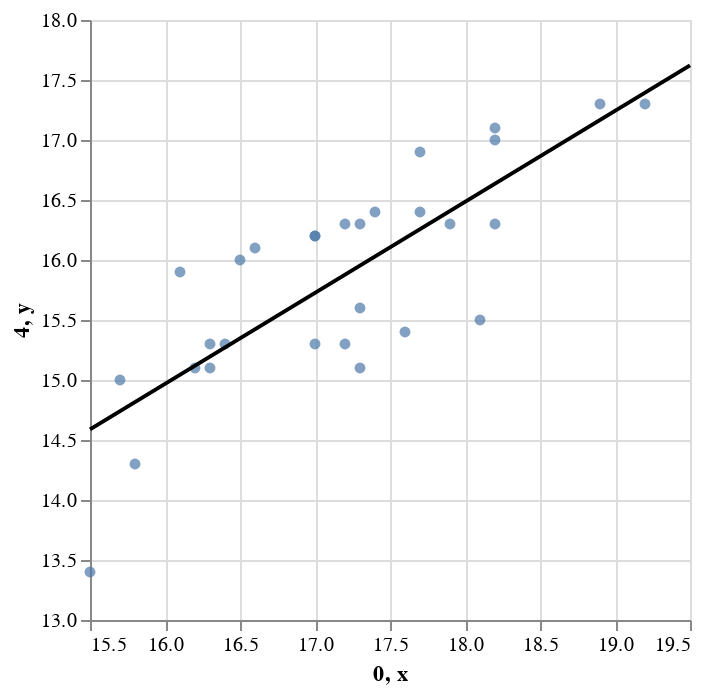

The code cell stored with this chart in its notebook:
### Code cell
data = alt.Chart(morn_df).mark_circle().encode(
    alt.X("0:Q").scale(zero=False), alt.Y("4:Q").scale(zero=False)
)

x = np.arange(start=15.5, step=0.5, stop=20)
source = pl.DataFrame({"x": x}).with_columns(pl.col("x").map_elements(predict_4am, return_dtype=pl.Float64).alias("y"))

source

base = alt.Chart(source).mark_line().encode(
    x="x:Q",
    y="y:Q",
    color=alt.value("black")
)

data + base

### Figure 1 — Vega-Lite specification as saved in the notebook (floating-point values rounded to 4 significant figures)
{"config": {"view": {"continuousWidth": 300, "continuousHeight": 300}}, "layer": [{"data": {"name": "data-2164d5827027c83992f7c3f78b3fd526"}, "mark": {"type": "circle"}, "encoding": {"x": {"field": "0", "scale": {"zero": false}, "type": "quantitative"}, "y": {"field": "4", "scale": {"zero": false}, "type": "quantitative"}}}, {"data": {"name": "data-9235ee272c4b2fadc56906b8a8f476c2"}, "mark": {"type": "line"}, "encoding": {"color": {"value": "black"}, "x": {"field": "x", "type": "quantitative"}, "y": {"field": "y", "type": "quantitative"}}}], "$schema": "https://vega.github.io/schema/vega-lite/v5.20.1.json", "datasets": {"data-2164d5827027c83992f7c3f78b3fd526": [{"date": "2020-07-01T00:00:00", "0": 17.6, "4": 15.4, "deltaT": 2.2}, {"date": "2020-07-02T00:00:00", "0": 15.5, "4": 13.4, "deltaT": 2.1}, {"date": "2020-07-03T00:00:00", "0": 15.8, "4": 14.3, "deltaT": 1.5}, {"date": "2020-07-04T00:00:00", "0": 16.5, "4": 16.0, "deltaT": 0.5}, {"date": "2020-07-05T00:00:00", "0": 19.2, "4": 17.3, "deltaT": 1.9}, {"date": "2020-07-06T00:00:00", "0": 18.1, "4": 15.5, "deltaT": 2.6}, {"date": "2020-07-07T00:00:00", "0": 17.3, "4": 15.1, "deltaT": 2.2}, {"date": "2020-07-08T00:00:00", "0": 17.0, "4": 15.3, "deltaT": 1.7}, {"date": "2020-07-09T00:00:00", "0": 17.2, "4": 15.3, "deltaT": 1.9}, {"date": "2020-07-10T00:00:00", "0": 18.2, "4": 16.3, "deltaT": 1.9}, {"date": "2020-07-11T00:00:00", "0": 18.2, "4": 17.1, "deltaT": 1.1}, {"date": "2020-07-12T00:00:00", "0": 18.9, "4": 17.3, "deltaT": 1.6}, {"date": "2020-07-13T00:00:00", "0": 17.9, "4": 16.3, "deltaT": 1.6}, {"date": "2020-07-14T00:00:00", "0": 15.7, "4": 15.0, "deltaT": 0.7}, {"date": "2020-07-15T00:00:00", "0": 16.2, "4": 15.1, "deltaT": 1.1}, {"date": "2020-07-16T00:00:00", "0": 16.3, "4": 15.1, "deltaT": 1.2}, {"date": "2020-07-17T00:00:00", "0": 16.1, "4": 15.9, "deltaT": 0.2}, {"date": "2020-07-18T00:00:00", "0": 17.7, "4": 16.4, "deltaT": 1.3}, {"date": "2020-07-19T00:00:00", "0": 17.7, "4": 16.9, "deltaT": 0.8}, {"date": "2020-07-20T00:00:00", "0": 17.3, "4": 16.3, "deltaT": 1.0}, {"date": "2020-07-21T00:00:00", "0": 16.6, "4": 16.1, "deltaT": 0.5}, {"date": "2020-07-22T00:00:00", "0": 16.3, "4": 15.3, "deltaT": 1.0}, {"date": "2020-07-23T00:00:00", "0": 17.3, "4": 15.6, "deltaT": 1.7}, {"date": "2020-07-24T00:00:00", "0": 17.2, "4": 16.3, "deltaT": 0.9}, {"date": "2020-07-25T00:00:00", "0": 17.0, "4": 16.2, "deltaT": 0.8}, {"date": "2020-07-26T00:00:00", "0": 18.2, "4": 17.0, "deltaT": 1.2}, {"date": "2020-07-27T00:00:00", "0": 17.4, "4": 16.4, "deltaT": 1.0}, {"date": "2020-07-28T00:00:00", "0": 17.0, "4": 16.2, "deltaT": 0.8}, {"date": "2020-07-29T00:00:00", "0": 16.4, "4": 15.3, "deltaT": 1.1}], "data-9235ee272c4b2fadc56906b8a8f476c2": [{"x": 15.5, "y": 14.59}, {"x": 16.0, "y": 14.97}, {"x": 16.5, "y": 15.35}, {"x": 17.0, "y": 15.73}, {"x": 17.5, "y": 16.11}, {"x": 18.0, "y": 16.48}, {"x": 18.5, "y": 16.86}, {"x": 19.0, "y": 17.24}, {"x": 19.5, "y": 17.62}]}}
